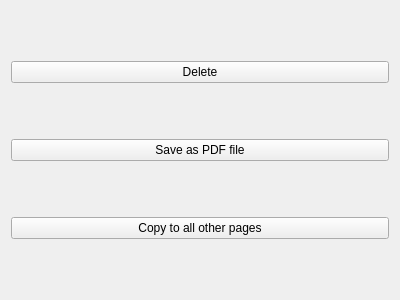
<?xml version="1.0" encoding="UTF-8"?>
<ui version="4.0">
 <class>Form</class>
 <widget class="QWidget" name="Form">
  <property name="geometry">
   <rect>
    <x>0</x>
    <y>0</y>
    <width>400</width>
    <height>300</height>
   </rect>
  </property>
  <property name="windowTitle">
   <string>Form</string>
  </property>
  <layout class="QVBoxLayout" name="verticalLayout">
   <item>
    <widget class="QPushButton" name="btnDeleteMarker">
     <property name="text">
      <string>Delete</string>
     </property>
     <property name="icon">
      <iconset theme="edit-delete">
       <normaloff>.</normaloff>.</iconset>
     </property>
    </widget>
   </item>
   <item>
    <widget class="QPushButton" name="btnSavePdf">
     <property name="text">
      <string>Save as PDF file</string>
     </property>
     <property name="icon">
      <iconset theme="document-save-as">
       <normaloff>.</normaloff>.</iconset>
     </property>
    </widget>
   </item>
   <item>
    <widget class="QPushButton" name="btnCopyToOtherPages">
     <property name="text">
      <string>Copy to all other pages</string>
     </property>
     <property name="icon">
      <iconset theme="edit-copy"/>
     </property>
    </widget>
   </item>
  </layout>
 </widget>
 <resources/>
 <connections/>
</ui>
